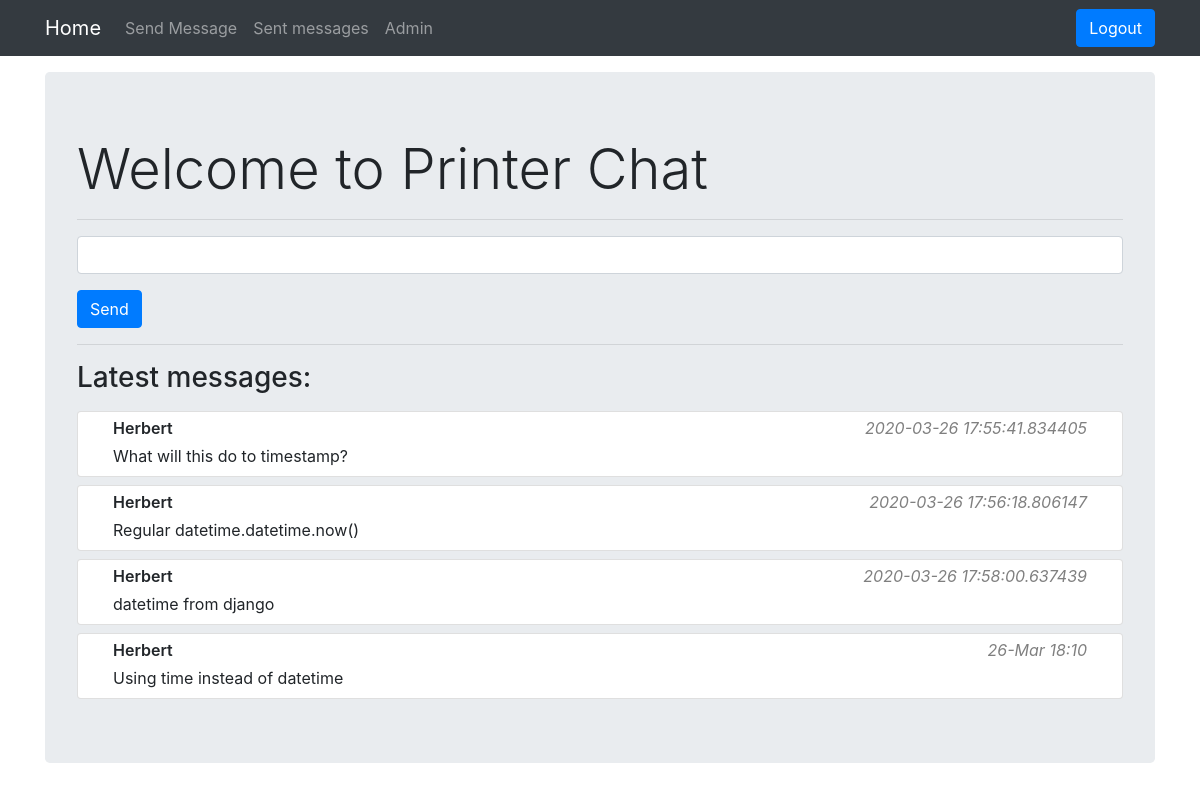
The page / (signed in) on the database as committed earlier.
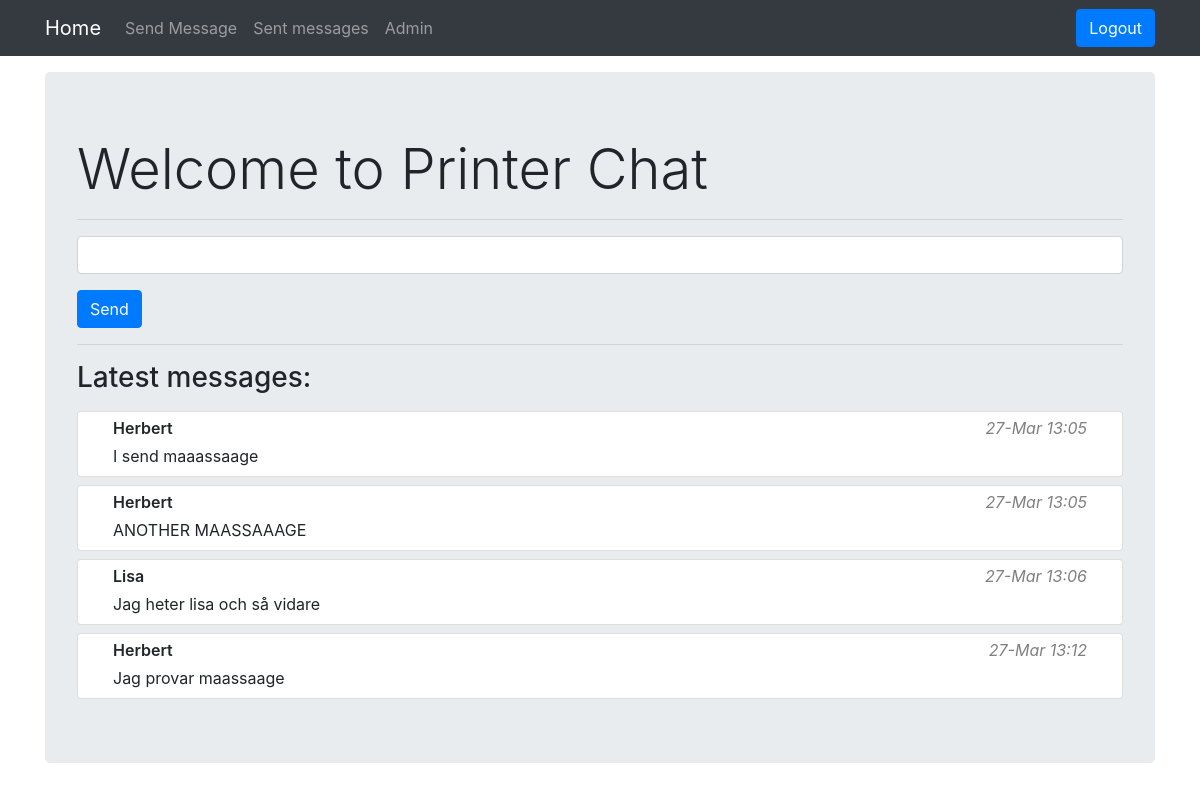
The same page on the database as committed later.
### main_app/models.py (models this page shows, shortened)
class Message(models.Model):
	text_content = models.CharField(max_length=32)
	poster = models.ForeignKey(User, on_delete=models.CASCADE, default=99)
	timestamp = models.CharField(max_length=32)

### main_app/views.py (the view, shortened to what this page needs)
# urls.py: path('', views.Index.as_view(), name='Index'),
class Index(LoginRequiredMixin, CreateView):
	login_url = 'Login'
	template_name = 'index.html'
	fields = ['text_content']
	model = Message
	def get_context_data(self, *args, **kwargs):
		context = super(Index, self).get_context_data(**kwargs)
		context["all_objects"] = self.model.objects.all()
		context["last_four_objects"] = context["all_objects"][len(context["all_objects"])-4:len(context["all_objects"]):1]
		return context

### main_app/templates/index.html (shortened to what this page needs)
{% extends "base.html" %}
{% block main_body %}
	<div class="jumbotron">
  	<h1 class="display-4">Welcome to Printer Chat</h1>
  	<hr>
      <form method="post">
        <div class="form-group">
          {{ form.text_content }}
        </div>
          <input class="btn btn-primary" type="submit" value="Send" name="">
      </form>
  	<hr>
  	<h3>Latest messages:</h3>
      {% for message in last_four_objects %}
    <ul class="list-group">
      <li class="list-group-item">
        <div class="container">
          <div class="row">
            <div class="col-sm"><p id="post-username">{{ message.poster }}</p></div>
            <div class="col-sm"><p id="post-datetime">{{ message.timestamp }}</p></div>
          </div>
          <div class="row">
            <div class="col-sm"><p id="post-text">{{ message.text_content }}<p></div>
          </div>
        </div>
      </li>
    </ul>
      {% endfor %}
	</div>
{% endblock %}

Rows that differ between the two databases and show on the page:
removed Message: poster "Herbert", timestamp "2020-03-26 17:55:41.834405", text_content "What will this do to timestamp?"
removed Message: poster "Herbert", timestamp "2020-03-26 17:56:18.806147", text_content "Regular datetime.datetime.now()"
no longer on this page (row unchanged): Message: poster "Herbert", timestamp "2020-03-26 17:58:00.637439", text_content "datetime from django"
no longer on this page (row unchanged): Message: poster "Herbert", timestamp "26-Mar 18:10", text_content "Using time instead of datetime"
added Message: poster "Herbert", timestamp "27-Mar 13:05", text_content "I send maaassaage"
added Message: poster "Herbert", timestamp "27-Mar 13:05", text_content "ANOTHER MAASSAAAGE"
added Message: poster "Lisa", timestamp "27-Mar 13:06", text_content "Jag heter lisa och så vidare"
added Message: poster "Herbert", timestamp "27-Mar 13:12", text_content "Jag provar maassaage"
